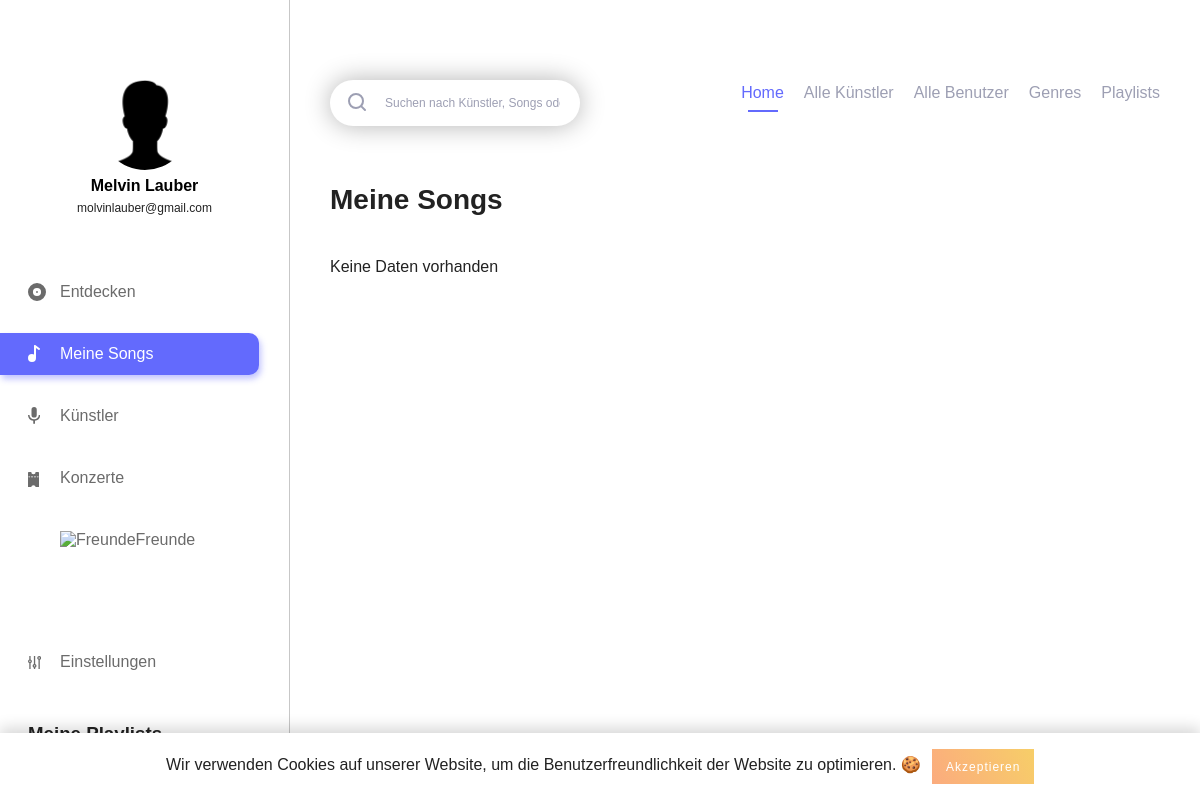
The app's page /my_songs.php (signed in), older data.
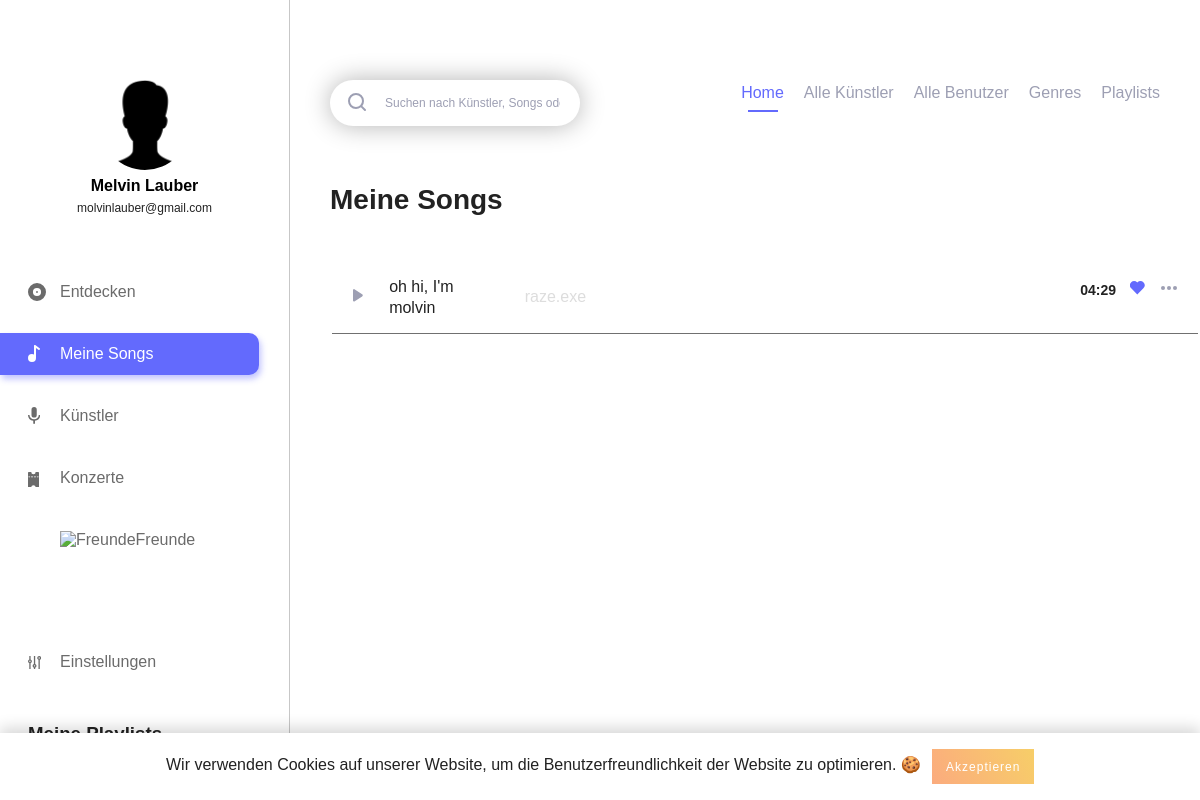
The same page, newer data.
### tables this page shows
CREATE TABLE IF NOT EXISTS `users` (
  `id` int(11) NOT NULL AUTO_INCREMENT,
  `username` varchar(255) NOT NULL,
  `email` varchar(255) NOT NULL,
  `firstname` varchar(255) NOT NULL,
  `lastname` varchar(255) NOT NULL,
  `password_hash` varchar(255) NOT NULL,
  `password_token` varchar(255) NOT NULL,
  `is_artist` int(1) NOT NULL,
  `has_darkmode` tinyint(1) NOT NULL,
  `insta` text,
  `facebook` text,
  PRIMARY KEY (`id`),
  UNIQUE KEY `username` (`username`),
  UNIQUE KEY `email` (`email`)
);

CREATE TABLE IF NOT EXISTS `saved_songs` (
  `user_id_link` int(11) NOT NULL,
  `song_id` int(11) NOT NULL,
  KEY `saved_songs_fk0` (`user_id_link`),
  KEY `saved_songs_fk1` (`song_id`)
);

CREATE TABLE IF NOT EXISTS `song` (
  `song_id` int(11) NOT NULL AUTO_INCREMENT,
  `artist_id_link` int(11) NOT NULL,
  `song_name` varchar(255) NOT NULL,
  `album_id_link` int(11) NOT NULL,
  `length` varchar(255) NOT NULL,
  `genre_id` int(11) NOT NULL,
  `plays` int(100) DEFAULT '0',
  PRIMARY KEY (`song_id`),
  KEY `song_fk0` (`artist_id_link`),
  KEY `song_fk2` (`genre_id`),
  KEY `song_fk1` (`album_id_link`)
);

CREATE TABLE IF NOT EXISTS `artist` (
  `artist_id` int(11) NOT NULL AUTO_INCREMENT,
  `user_id` int(11) NOT NULL,
  `artist_firstname` varchar(255) NOT NULL,
  `artist_lastname` varchar(255) NOT NULL,
  `biography` text NOT NULL,
  `insta` text,
  `facebook` text,
  PRIMARY KEY (`artist_id`),
  KEY `artist_fk0` (`user_id`)
);

### includes/start.php (called while the page is built, shortened)
<?php
include 'db.php';
if (isset($_SESSION['user']['id']) && !empty($_SESSION['user']['id'])) {
	$statement = $pdo->prepare("SELECT * FROM `users` WHERE `id` = :id");
	$result = $statement->execute(array('id' => $_SESSION['user']['id']));
}
if (isset($_SESSION['user']['has_darkmode']) && $_SESSION['user']['has_darkmode'] == 1) {
	$body_class = 'dark';
}
else {
	$body_class = '';
}
?>

### my_songs.php (the view, shortened to what this page needs)
<?php
include 'includes/start.php';
$saved_song_query = "SELECT saved_songs.user_id_link, songs.*, artists.artist_firstname, artists.artist_lastname, album.path_to_image FROM `saved_songs` saved_songs
					INNER JOIN `song` songs ON songs.song_id = saved_songs.song_id
					INNER JOIN `album` album ON album.album_id = songs.album_id_link
					LEFT JOIN `artist` artists ON artists.artist_id = songs.artist_id_link
					WHERE `user_id_link` = ".$_SESSION['user']['id'];
?>
<!DOCTYPE html>
<html lang="de">
	<head>
		<?php include 'includes/meta_data.php'; ?>
	</head>
	<body class="<?php echo $body_class; ?>">
		<?php include 'includes/navigation_left.php'; ?>
		<?php include 'includes/cookie_banner.php'; ?>
		<div class="main_content_wrapper">
			<div class="main_content_inner">
				<?php include 'includes/search_navi.php'; ?>
				<h3 class="short_title"><?php echo MY_SONGS; ?></h3>
				<table class="saved_songs_list">
					<tbody>
						<?php
						$no_data = TRUE;
						foreach ($pdo->query($saved_song_query) as $saved_songs_data) {
							if (!empty($saved_songs_data)) {
								$statement_song = $pdo->prepare("SELECT `song_id` FROM `saved_songs` WHERE `song_id` = :song_id");
								$statement_song->bindParam(':song_id', $saved_songs_data['song_id']);
								$statement_song->execute();
								if ($statement_song->rowCount() > 0) {
									$like_class = 'liked';
								}
								else {
									$like_class = '';
								} ?>
							<tr>
								<td class="play"><span class="play_song_wrapper play_song_class" data-cover=<?php echo $saved_songs_data['path_to_image']; ?> data-artist_id=<?php echo $saved_songs_data['artist_id_link']; ?> data-album_id=<?php echo $saved_songs_data['album_id_link']; ?> data-song=<?php echo $saved_songs_data['song_id']; ?> data-song_name="<?php echo htmlspecialchars($saved_songs_data['song_name']);?>" data-artist_name="<?php echo htmlspecialchars($saved_songs_data['artist_firstname']).' '.htmlspecialchars($saved_songs_data['artist_lastname']); ?>">
								 </span></td>
								<td class="song_name"><?php echo htmlspecialchars($saved_songs_data['song_name']); ?></td>
								<td class="artist_name"><a href="artist_detail.php?artist_id=<?php echo 1; ?>">
									<?php echo htmlspecialchars($saved_songs_data['artist_firstname']).' '.htmlspecialchars($saved_songs_data['artist_lastname']); ?></a></td>
								<td class="actions"><span class="like_wrapper like_song like <?php echo $like_class; ?>" data-song=<?php echo $saved_songs_data['song_id']; ?>>
									<img src="img/assets/like.svg" alt="Like" class="svg"></span>
								</td>
								<td class="length"><?php echo $saved_songs_data['length']; ?></td>
							</tr>
						<?php }
						$no_data = FALSE;
						} ?>
					</tbody>
				</table>
				<?php
				if ($no_data == TRUE) {
					echo NO_DATA;
				}
				?>
			</div>
		</div>
	</body>
</html>

### includes/meta_data.php (shortened to what this page needs)
<link rel="stylesheet" href="css/styles.css">
<link rel="stylesheet" href="https://cdnjs.cloudflare.com/ajax/libs/fancybox/3.5.7/jquery.fancybox.min.css">

### includes/navigation_left.php (shortened to what this page needs)
<?php
if(isset($_SESSION['active'])) {
	$active_class = $_SESSION['active'];
}
$query = "SELECT * FROM `users` WHERE `id` = ".$_SESSION['user']['id'];
$playlist_query = "SELECT * FROM `playlist` WHERE `user_id` = ".$_SESSION['user']['id'];
?>
<div class="navigation_left">
	<div class="navigation_wrapper">
		<div class="profile">
			<?php if (file_exists('img/profiles/user_'.$_SESSION['user']['id'].'.jpg')) { ?>
			<div class="profile_picture" style="background-image: url('img/profiles/user_<?php echo $_SESSION['user']['id']; ?>.jpg');background-position: center; background-size: 140%;" alt="user_image"></div>
			<?php } else { ?>
			<div class="profile_picture" style="background-image: url('img/profiles/no_user_image.png');background-position: center; background-size: 140%;" alt="user_image"></div>
			<?php } ?>
			<h3 class="profile_name">
				<?php foreach ($pdo->query($query) as $user_data) {
					echo htmlspecialchars($user_data['firstname']).' '.htmlspecialchars($user_data['lastname']);
				} ?>
			</h3>
			<p class="profile_mail">
				<?php foreach ($pdo->query($query) as $user_data) {
					echo htmlspecialchars($user_data['email']);
				} ?>
			</p>
		</div>
		<div class="main_navigation">
			<ul>
				<li class="navigation_element <?php if($active_class === 'discover') { echo 'active'; } ?>"><a href="index.php"><img class="svg" src="img/assets/discover.svg" alt="<?php echo DISCOVER; ?>"><?php echo DISCOVER; ?></a></li>
				<li class="navigation_element <?php if($active_class === 'my_songs') { echo 'active'; } ?>"><a href="my_songs.php"><img class="svg" src="img/assets/my_songs.svg" alt="<?php echo MY_SONGS; ?>"><?php echo MY_SONGS; ?></a></li>
				<li class="navigation_element <?php if($active_class === 'artists') { echo 'active'; } ?>"><a href="artists.php"><img class="svg" src="img/assets/artists.svg" alt="<?php echo ARTISTS; ?>"><?php echo ARTISTS; ?></a></li>
				<li class="navigation_element <?php if($active_class === 'events') { echo 'active'; } ?>"><a href="events.php"><img class="svg" src="img/assets/events.svg" alt="<?php echo EVENTS; ?>"><?php echo EVENTS; ?></a></li>
				<li class="navigation_element <?php if($active_class === 'friends') { echo 'active'; } ?>"><a href="friends.php"><img class="svg" src="img/assets/friends.svg" alt="<?php echo FRIENDS; ?>"><?php echo FRIENDS; ?></a></li>
				<li class="navigation_element <?php if($active_class === 'settings') { echo 'active'; } ?>"><a href="settings.php"><img class="svg" src="img/assets/settings_nav.svg" alt="<?php echo SETTINGS; ?>"><?php echo SETTINGS; ?></a></li>
			</ul>
		</div>
		<div class="playlist_wrapper">
			<h3 class="playlist_title"><?php echo MY_PLAYLISTS; ?></h3>
			<ul>
				<?php foreach ($pdo->query($playlist_query) as $playlist_data) { ?>
					<li class="playlist_element"><a href="playlist_detail.php?playlist_id=<?php echo $playlist_data['playlist_id']; ?>"><?php echo $playlist_data['playlist_name']; ?></a></li>
				<?php } ?>
			</ul>
		</div>
	</div>
</div>

### includes/cookie_banner.php (shortened to what this page needs)
<div id="js-cookie-box" class="cookie-box cookie-box--hide">
Wir verwenden Cookies auf unserer Website, um die Benutzerfreundlichkeit der Website zu optimieren. 🍪 <span id="js-cookie-button" class="cookie-button">Akzeptieren</span>
</div>

### includes/search_navi.php (shortened to what this page needs)
<?php
if(isset($_SESSION['active_meta_nav'])) {
	$active_class_meta = $_SESSION['active_meta_nav'];
}
?>
<div id="search_navigation_wrap">
	<div class="search">
		<form class="search_form" action="search.php" method="post">
			<input class="search_field" type="text" name="search" placeholder="Suchen nach Künstler, Songs oder Alben">
		</form>
	</div>
	<div id="navigation">
		<ul>
			<li class="main_navigation_element <?php if($active_class_meta === 'discover') { echo 'active'; } ?>"><a href="index.php"><?php echo HOME; ?></a></li>
			<li class="main_navigation_element <?php if($active_class_meta === 'all_artists') { echo 'active'; } ?>"><a href="all_artists.php"><?php echo ALL_ARTISTS; ?></a></li>
			<li class="main_navigation_element <?php if($active_class_meta === 'all_users') { echo 'active'; } ?>"><a href="all_users.php"><?php echo ALL_USERS; ?></a></li>
			<li class="main_navigation_element <?php if($active_class_meta === 'genres') { echo 'active'; } ?>"><a href="genres.php"><?php echo GENRES; ?></a></li>
			<li class="main_navigation_element <?php if($active_class_meta === 'playlists') { echo 'active'; } ?>"><a href="playlists.php"><?php echo PLAYLISTS; ?></a></li>
		</ul>
	</div>
</div>

### css/_config.css (style rules this page uses)
:root { --primary-color: #636AFD; --primary-color_light: #e0e1ff; --text: #222; --navigation_left: #6B6B6B; --border: #C7C7C7; --light_text: #9D9FB3; --button: #ededed; --border-bottom: #707070; --background_dark_mode: #21252B; --dark_mode_border: #30353B; --dark_mode_input: #30353B; --dark_mode_light: #DDDDDD; --standard_shadow: 0 3px 27px rgba(0,0,0,0.39); --standard_radius: 13px; --standard_transition: all 0.3s ease; --error_color: #b20000; }

### css/_basic.css (style rules this page uses)
body { font-family: 'DM Sans', sans-serif; margin: 0; padding: 0; color: var(--text); -webkit-font-smoothing: antialiased; -moz-osx-font-smoothing: grayscale; }
h3 { margin: 0; padding: 0; }
h3.short_title { font-size: 28px; line-height: 37px; font-weight: 700; color: var(--text); margin-bottom: 40px; }
ul { padding: 0; margin: 0; }
.main_content_wrapper { padding-top: 80px; padding-left: 330px; }
.main_content_inner { max-width: 1200px; margin: 0 auto; padding-bottom: 150px; box-sizing: border-box; }
.profile { text-align: center; }

### css/_content.css (style rules this page uses)
#search_navigation_wrap { margin-bottom: 55px; }
.search { float: left; position: relative; width: 380px; }
#navigation { float: right; }
#navigation ul li.main_navigation_element { float: left; font-size: 20px; line-height: 26px; color: var(--light_text); margin-left: 30px; list-style-type: none; }
#navigation ul li.main_navigation_element:hover, #navigation ul li.main_navigation_element.active { color: var(--primary-color); position: relative; }
#navigation ul li.main_navigation_element:hover:after, #navigation ul li.main_navigation_element.active:after { content: ''; position: absolute; bottom: -6px; left: 50%; transform: translateX(-50%); width: 30px; height: 2px; background: var(--primary-color); }
#navigation ul li.main_navigation_element a { text-decoration: none; color: inherit; }
#navigation ul li.main_navigation_element:first-child { margin-left: 0; }
#search_navigation_wrap .search { position: relative; z-index: 1; }
#search_navigation_wrap .search .search_form .search_field { font-size: 12px; line-height: 16px; color: var(--light_text); width: 100%; padding: 15px 20px; padding-left: 55px; border: none; -webkit-border-radius: 23px; -moz-border-radius: 23px; -o-border-radius: 23px; border-radius: 23px; box-shadow: 0 0 26px rgba(0,0,0,0.3); box-sizing: border-box; }
#search_navigation_wrap .search .search_form input.search_field::placeholder { font-size: 12px; line-height: 16px; color: var(--light_text); }
.cookie-box { position: fixed; left: 0; right: 0; bottom: 0; z-index: 9999; text-align: center; padding: 1rem 2rem; background: #fff; transition: all 0.75s cubic-bezier(0.19, 1, 0.22, 1); box-shadow: 0 -5px 14px rgba(0,0,0,0.16); }
.cookie-button { display: inline-block; cursor: pointer; padding: 0.65rem 0.85rem; margin-left: 0.45rem; color: #fff; font-size: 0.75rem; letter-spacing: 1px; background-image: linear-gradient(62deg, #fbab7E 0%, #f7ce68 100%); }

### css/_login.css (style rules this page uses)
input[type="text"], input[type="password"], input[type="number"], input[type="date"], textarea { font-size: 12px; line-height: 16px; color: var(--light_text); width: 100%; padding: 15px 20px; border: none; -webkit-border-radius: 23px; -moz-border-radius: 23px; -o-border-radius: 23px; border-radius: 23px; box-shadow: 0 0 26px rgba(0,0,0,0.3); box-sizing: border-box; }

### css/_songs.css (style rules this page uses)
.saved_songs_list { width: 100%; }
.saved_songs_list tr { display: inline-block; width: 100%; padding: 14.5px 20px; box-sizing: border-box; border-bottom: 1px solid var(--border-bottom); }
.saved_songs_list tr td { display: inline-block; }
.saved_songs_list tr td.play { margin-right: 20px; }
.saved_songs_list tr td.song_name, .saved_songs_list tr td.artist_name a, .saved_songs_list tr td.artist_name a:hover { font-size: 16px; line-height: 21px; font-weight: 400; color: var(--text); margin-right: 30px; width: 12%; text-decoration: none; }
.saved_songs_list tr td.artist_name a { color: var(--light_text); }
.saved_songs_list tr td.actions, .saved_songs_list tr td.length { float: right; }
.saved_songs_list tr td.length { position: relative; top: 5px; font-size: 14px; line-height: 18px; font-weight: 700; color: var(--text); margin-right: 12px; }
.saved_songs_list tr td.actions .like { margin-right: 12px; position: relative; top: 5px; }

### css/_dark.css (style rules this page uses)
body.dark .saved_songs_list tr td.song_name, .saved_songs_list tr td.artist_name a, .saved_songs_list tr td.artist_name a:hover { color: var(--dark_mode_light); }

Row changes from the older to the newer data that the page shows:
added saved_songs: song_id.song_name "oh hi, I'm molvin", artist.artist_firstname "raze.exe", song_id.length "04:29"
Text that changed along with them:
NO_DATA: "Keine Daten vorhanden" → (not shown)
